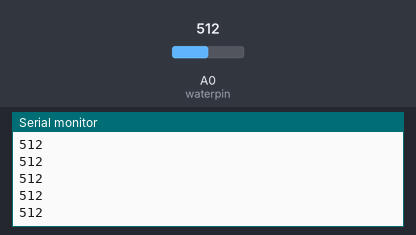
Bench run of a sketch on a simulated Arduino Uno, built with avr-gcc and run on an emulated ATmega328P. Parts: the last lines printed to the serial monitor. Inputs (shaded band) come from the test bench; at power-on: A0 (waterpin) = 512.

Above: at 1.2 s.
1.3 s: A0 (waterpin) set to 716
At 2.0 s:
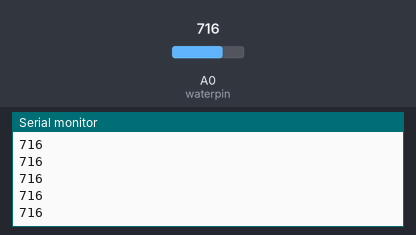
2.8 s: A0 (waterpin) set to 900
At 3.8 s:
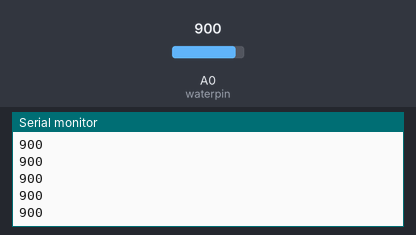
Timing chart, 0 to 5.8 s (numbered marks = the images above; inputs shaded):
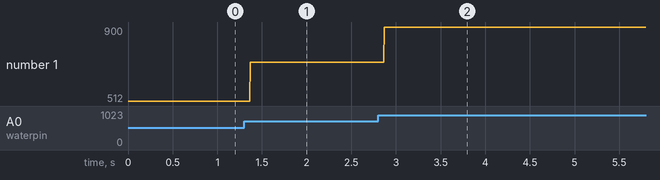

Measured:
- after the input at 1.3 s, the serial monitor: prints a new line after 0.07 s (image 1)
- after the input at 2.8 s, the serial monitor: prints a new line after 0.07 s (image 2)
- plotted number 1: 512 → 716 after the input at 1.3 s, 716 → 900 after the input at 2.8 s

The sketch:

water_module.ino
```cpp
//water module
int waterpin=A0;
void setup() {
//  pinMode(waterpin, INPUT);
  Serial.begin(9600);
  // put your setup code here, to run once:

}

void loop() {
  int val=analogRead(waterpin);
  Serial.println(val);
  // put your main code here, to run repeatedly:

}
```
